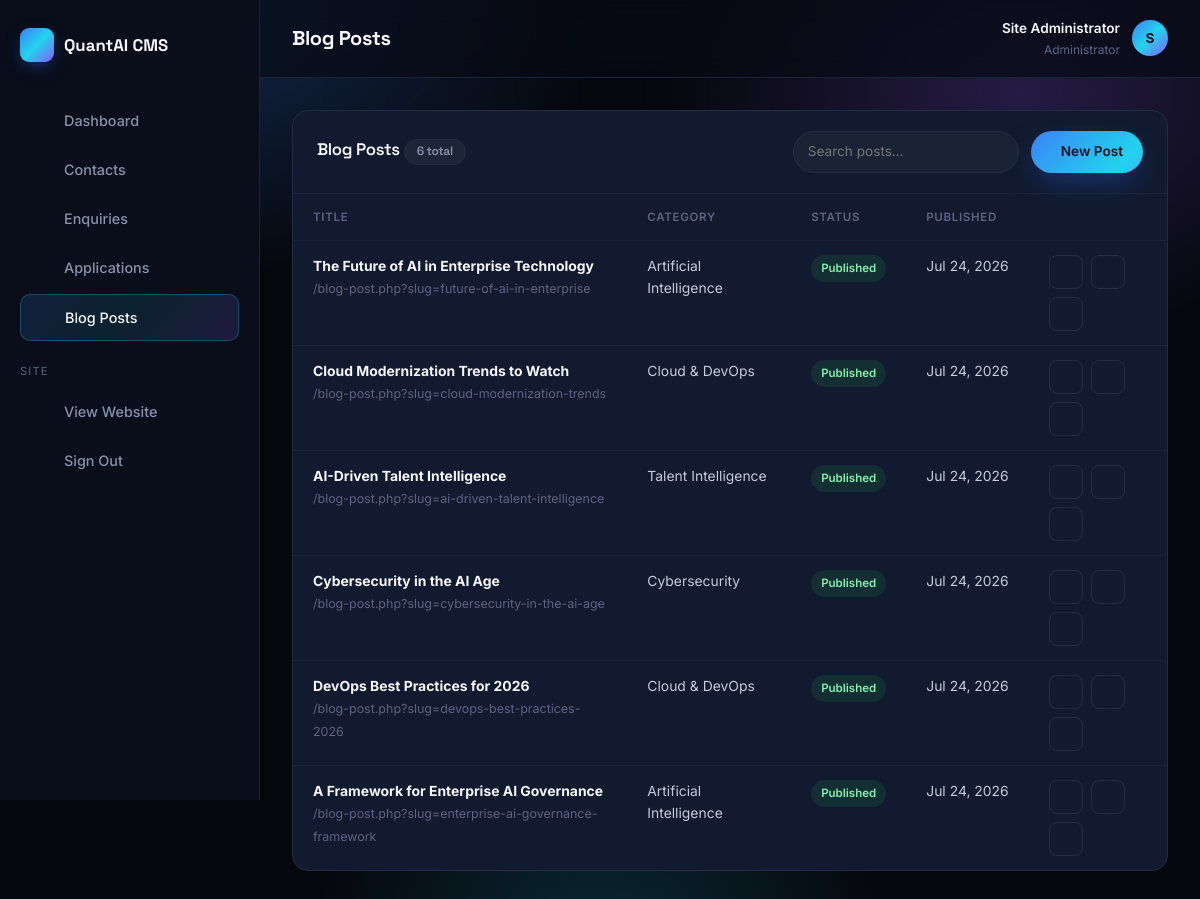
Page /admin/blogs.php (signed in) on the committed database.
### tables this page shows
CREATE TABLE IF NOT EXISTS blog_posts (
    id INT UNSIGNED AUTO_INCREMENT PRIMARY KEY,
    title VARCHAR(220) NOT NULL,
    slug VARCHAR(220) NOT NULL UNIQUE,
    excerpt VARCHAR(400) NOT NULL,
    content MEDIUMTEXT NOT NULL,
    category VARCHAR(80) NOT NULL DEFAULT 'Insights',
    author VARCHAR(120) NOT NULL DEFAULT 'QuantAI Corp',
    cover_accent VARCHAR(20) NOT NULL DEFAULT 'blue',
    is_published TINYINT(1) NOT NULL DEFAULT 1,
    published_at DATETIME NOT NULL DEFAULT CURRENT_TIMESTAMP,
    updated_at DATETIME NOT NULL DEFAULT CURRENT_TIMESTAMP ON UPDATE CURRENT_TIMESTAMP
);

### admin/includes/auth.php (called while the page is built, shortened)
<?php
require_once __DIR__ . '/../../includes/functions.php';
require_once __DIR__ . '/../../config/db.php';
function current_admin(): array
{
    return [
        'id'       => $_SESSION['admin_id'] ?? null,
        'username' => $_SESSION['admin_username'] ?? '',
        'name'     => $_SESSION['admin_name'] ?? '',
    ];
}

### config/db.php (called while the page is built, shortened)
<?php
function db(): PDO
{
    $dsn = 'mysql:host=' . DB_HOST . ';dbname=' . DB_NAME . ';charset=' . DB_CHARSET;
    try {
        $pdo = new PDO($dsn, DB_USER, DB_PASS, [
            PDO::ATTR_ERRMODE            => PDO::ERRMODE_EXCEPTION,
            PDO::ATTR_DEFAULT_FETCH_MODE => PDO::FETCH_ASSOC,
            PDO::ATTR_EMULATE_PREPARES   => false,
        ]);
        return $pdo;
    } catch (PDOException $e) {
        error_log('[QuantAI DB ERROR] ' . $e->getMessage());
        http_response_code(500);
        die('The site is temporarily unavailable. Please try again shortly.');
    }
}

### admin/blogs.php (the view, shortened to what this page needs)
<?php
require_once __DIR__ . '/includes/auth.php';
$pageTitle = 'Blog Posts';
$activeNav = 'blogs';
$rows = [];
try {
    $rows = db()->query("SELECT * FROM blog_posts ORDER BY published_at DESC")->fetchAll();
} catch (Throwable $e) {
    $rows = [];
}
require __DIR__ . '/includes/header.php';
?>
<div class="panel">
  <div class="panel-head">
    <h2>Blog Posts <span class="badge-pill"><?= count($rows) ?> total</span></h2>
    <div class="flex gap-3">
      <input type="text" class="search-input" placeholder="Search posts…" data-table-search="#blogsTable">
      <a href="/admin/blog-form.php" class="btn btn-primary btn-sm"><?= svg_icon('plus') ?> New Post</a>
    </div>
  </div>
  <?php if (!$rows): ?>
    <div class="empty-state"><?= svg_icon('book') ?><p>No blog posts yet — create your first one.</p></div>
  <?php else: ?>
  <table class="admin-table" id="blogsTable">
    <thead><tr><th>Title</th><th>Category</th><th>Status</th><th>Published</th><th></th></tr></thead>
    <tbody>
      <?php foreach ($rows as $r): ?>
      <tr>
        <td><b style="color:var(--text-0)"><?= h($r['title']) ?></b><br><span style="font-size:.78rem;color:var(--text-3)">/blog-post.php?slug=<?= h($r['slug']) ?></span></td>
        <td><?= h($r['category']) ?></td>
        <td><span class="status-pill <?= $r['is_published'] ? 'status-hired' : 'status-archived' ?>"><?= $r['is_published'] ? 'Published' : 'Draft' ?></span></td>
        <td class="nowrap"><?= h(fmt_date($r['published_at'])) ?></td>
        <td>
          <div class="row-actions">
            <a href="/blog-post.php?slug=<?= h($r['slug']) ?>" target="_blank" class="icon-btn" aria-label="Preview"><?= svg_icon('eye') ?></a>
            <a href="/admin/blog-form.php?id=<?= (int)$r['id'] ?>" class="icon-btn" aria-label="Edit"><?= svg_icon('edit') ?></a>
            <form method="post" data-confirm="Delete this blog post permanently?">
              <button type="submit" name="delete" value="1" class="icon-btn danger" aria-label="Delete"><?= svg_icon('trash') ?></button>
            </form>
          </div>
        </td>
      </tr>
      <?php endforeach; ?>
    </tbody>
  </table>
  <?php endif; ?>
</div>
<?php require __DIR__ . '/includes/footer.php'; ?>

### admin/includes/header.php (shortened to what this page needs)
<?php
$admin = current_admin();
$activeNav = $activeNav ?? '';
$navItems = [
    ['key' => 'dashboard',    'label' => 'Dashboard',    'href' => '/admin/index.php',        'icon' => 'gauge'],
    ['key' => 'contacts',     'label' => 'Contacts',     'href' => '/admin/contacts.php',     'icon' => 'mail'],
    ['key' => 'enquiries',    'label' => 'Enquiries',    'href' => '/admin/enquiries.php',    'icon' => 'target'],
    ['key' => 'applications', 'label' => 'Applications', 'href' => '/admin/applications.php', 'icon' => 'people'],
    ['key' => 'blogs',        'label' => 'Blog Posts',   'href' => '/admin/blogs.php',        'icon' => 'book'],
];
?>
<!doctype html>
<html lang="en">
<head>
<link rel="stylesheet" href="/assets/css/style.css">
<link rel="stylesheet" href="/admin/assets/css/admin.css">
</head>
<body class="bg-mesh">
<div class="admin-body">
  <aside class="admin-sidebar" id="adminSidebar">
    <a href="/admin/index.php" class="brand">
      <span class="brand-mark"><?= svg_icon('brand') ?></span> QuantAI CMS
    </a>
    <nav class="admin-nav">
      <?php foreach ($navItems as $item): ?>
        <a href="<?= h($item['href']) ?>" class="<?= $activeNav === $item['key'] ? 'is-active' : '' ?>">
          <?= svg_icon($item['icon']) ?> <?= h($item['label']) ?>
        </a>
      <?php endforeach; ?>
      <div class="admin-nav-group">Site</div>
      <a href="/index.php" target="_blank"><?= svg_icon('arrow') ?> View Website</a>
      <a href="/admin/logout.php"><?= svg_icon('check') ?> Sign Out</a>
    </nav>
  </aside>
  <div class="admin-main">
    <div class="admin-topbar">
      <div class="flex items-center gap-3">
        <h1><?= h($pageTitle ?? 'Dashboard') ?></h1>
      </div>
      <div class="admin-user">
        <div style="text-align:right">
          <div style="color:var(--text-0);font-size:.85rem;font-weight:600"><?= h($admin['name'] ?: $admin['username']) ?></div>
          <div style="color:var(--text-3);font-size:.75rem">Administrator</div>
        </div>
        <div class="admin-avatar"><?= h(strtoupper(substr($admin['name'] ?: $admin['username'], 0, 1))) ?></div>
      </div>
    </div>
    <div class="admin-content">

### includes/functions.php (shortened to what this page needs)
<?php
function h(?string $value): string
{
    return htmlspecialchars($value ?? '', ENT_QUOTES, 'UTF-8');
}
function fmt_date(string $datetime, string $format = 'M j, Y'): string
{
    $ts = strtotime($datetime);
    return $ts ? date($format, $ts) : $datetime;
}
function svg_icon(string $name): string
{
    $body = $icons[$name] ?? $icons['check'];
    return '<svg viewBox="0 0 24 24" fill="none" xmlns="http://www.w3.org/2000/svg" aria-hidden="true">' . $body . '</svg>';
}

### admin/includes/footer.php (shortened to what this page needs)
    </div>
  </div>
</div>
</body>
</html>

### assets/css/style.css (style rules this page uses)
:root { --bg-0:#05070d; --bg-1:#0a0e1a; --bg-2:#0f1424; --navy:#0d1526; --surface:#111827cc; --surface-solid:#111a2e; --border:#232c42; --border-soft:#1b2338; --blue:#3b82f6; --blue-2:#2563eb; --cyan:#22d3ee; --violet:#8b5cf6; --violet-2:#6366f1; --text-0:#f5f7fb; --text-1:#c4cbdc; --text-2:#8892ab; --text-3:#5b6482; --grad-brand:linear-gradient(135deg,var(--blue) 0%,var(--cyan) 50%,var(--violet) 100%); --grad-brand-soft:linear-gradient(135deg,rgba(59,130,246,.16),rgba(34,211,238,.10) 45%,rgba(139,92,246,.16)); --grad-text:linear-gradient(90deg,#eaf1ff 0%,#9fc7ff 45%,#7dd8ff 100%); --radius-sm:10px; --radius-md:16px; --radius-lg:24px; --radius-xl:32px; --shadow-glow:0 0 0 1px rgba(255,255,255,.04),0 20px 60px -20px rgba(37,99,235,.35); --shadow-card:0 1px 0 rgba(255,255,255,.04) inset,0 20px 50px -25px rgba(0,0,0,.6); --ease:cubic-bezier(.16,1,.3,1); --container:1280px; }
*,*::before,*::after { box-sizing:border-box;margin:0;padding:0 }
html { scroll-behavior:smooth;-webkit-text-size-adjust:100% }
body { background:var(--bg-0); color:var(--text-1); font-family:'Inter',-apple-system,BlinkMacSystemFont,'Segoe UI',Roboto,Helvetica,Arial,sans-serif; font-size:16px; line-height:1.6; -webkit-font-smoothing:antialiased; overflow-x:hidden; }
img,svg { display:block;max-width:100%;height:auto }
a { color:inherit;text-decoration:none }
button { font:inherit;cursor:pointer;background:none;border:none;color:inherit }
input,select,textarea { font:inherit;color:inherit }
h1,h2,h3,h4 { font-family:'Space Grotesk',Inter,sans-serif; color:var(--text-0); line-height:1.15; letter-spacing:-.02em; font-weight:600; }
h1 { font-size:clamp(2.4rem,5vw + 1rem,4.6rem);font-weight:700 }
h2 { font-size:clamp(1.9rem,3vw + 1rem,3rem) }
.bg-mesh { position:relative;isolation:isolate }
.bg-mesh::before { content:'';position:absolute;inset:0;z-index:-2; background: radial-gradient(60% 50% at 15% 0%, rgba(59,130,246,.28), transparent 60%), radial-gradient(50% 45% at 85% 10%, rgba(139,92,246,.24), transparent 60%), radial-gradient(40% 40% at 50% 100%, rgba(34,211,238,.16), transparent 60%), var(--bg-0); }
.bg-mesh::after { content:'';position:absolute;inset:0;z-index:-1;opacity:.35;pointer-events:none; background-image: linear-gradient(rgba(255,255,255,.035) 1px,transparent 1px), linear-gradient(90deg,rgba(255,255,255,.035) 1px,transparent 1px); background-size:64px 64px; mask-image:radial-gradient(70% 60% at 50% 0%,#000,transparent 80%); }
.btn { position:relative;display:inline-flex;align-items:center;justify-content:center;gap:10px; padding:14px 28px;border-radius:999px;font-weight:600;font-size:.95rem; transition:transform .35s var(--ease),box-shadow .35s var(--ease),background-color .35s var(--ease),border-color .35s var(--ease); white-space:nowrap; }
.btn-primary { color:#04101f;background:var(--grad-brand);background-size:160% 160%; box-shadow:0 10px 30px -8px rgba(37,99,235,.55); }
.btn-sm { padding:10px 20px;font-size:.85rem }
.brand { display:flex;align-items:center;gap:10px;font-family:'Space Grotesk',sans-serif;font-weight:700;font-size:1.15rem;color:var(--text-0) }
.brand-mark { width:34px;height:34px;border-radius:9px;background:var(--grad-brand);display:flex;align-items:center;justify-content:center;box-shadow:0 6px 18px -6px rgba(37,99,235,.7) }
.brand-mark svg { width:19px;height:19px }
.flex { display:flex }
.items-center { align-items:center }
.gap-3 { gap:12px }
.badge-pill { display:inline-block;padding:5px 12px;border-radius:999px;background:rgba(255,255,255,.05);border:1px solid var(--border);font-size:.75rem;color:var(--text-2) }

### rows in the picture
blog_posts: title "The Future of AI in Enterprise Technology", slug "future-of-ai-in-enterprise", category "Artificial Intelligence", is_published "Published", published_at "Jul 24, 2026"
blog_posts: title "Cloud Modernization Trends to Watch", slug "cloud-modernization-trends", category "Cloud & DevOps", is_published "Published", published_at "Jul 24, 2026"
blog_posts: title "AI-Driven Talent Intelligence", slug "ai-driven-talent-intelligence", category "Talent Intelligence", is_published "Published", published_at "Jul 24, 2026"
blog_posts: title "Cybersecurity in the AI Age", slug "cybersecurity-in-the-ai-age", category "Cybersecurity", is_published "Published", published_at "Jul 24, 2026"
blog_posts: title "DevOps Best Practices for 2026", slug "devops-best-practices-2026", category "Cloud & DevOps", is_published "Published", published_at "Jul 24, 2026"
blog_posts: title "A Framework for Enterprise AI Governance", slug "enterprise-ai-governance-framework", category "Artificial Intelligence", is_published "Published", published_at "Jul 24, 2026"

### other values in the picture
$item['label'] "Dashboard"
$item['label'] "Contacts"
$item['label'] "Enquiries"
$item['label'] "Applications"
$item['label'] "Blog Posts"
$pageTitle "Blog Posts"
$admin['name'] ?: $admin['username'] "Site Administrator"
substr($admin['name'] ?: $admin['username'], 0, 1) "S"
count($rows) "6"
